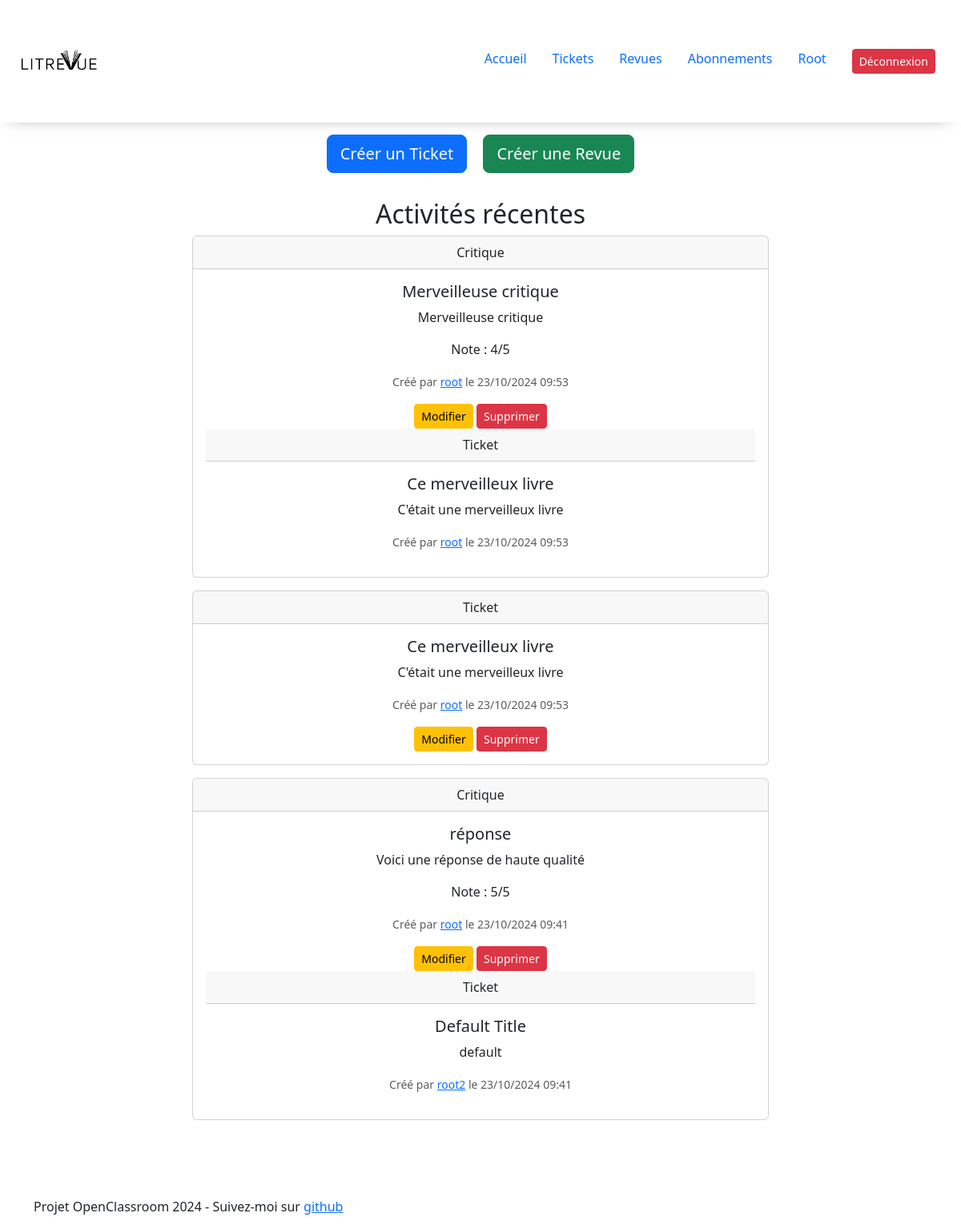
Screenshot of / (signed in) with the database file from the repository.
### users/models.py (models this page shows, shortened)
class CustomUser(modelsAuth.AbstractUser):
    followed_users = models.ManyToManyField('self', through=UserFollows,  symmetrical=False, related_name='followers_set')

### website/models.py (models this page shows, shortened)
class Review(models.Model):
    ticket = models.ForeignKey(to=Ticket, on_delete=models.CASCADE)
    rating = models.PositiveSmallIntegerField(
        validators=[MinValueValidator(0), MaxValueValidator(5)],
    )
    headline = models.CharField(max_length=128)
    body = models.TextField(max_length=8192, blank=True)
    user = models.ForeignKey(
        to=settings.AUTH_USER_MODEL, on_delete=models.CASCADE
    )
    time_created = models.DateTimeField(auto_now_add=True)

class Ticket(models.Model):
    book = models.CharField(max_length=128,default='Default Title')
    description = models.TextField(max_length=2048, blank=True)
    user = models.ForeignKey(settings.AUTH_USER_MODEL, on_delete=models.CASCADE)
    image = models.ImageField(upload_to='tickets/', null=True, blank=True)
    time_created = models.DateTimeField(auto_now_add=True)

### website/views.py (the view)
# urls.py: path('', HomeView.as_view(), name='home'),
class HomeView(TemplateView):
    template_name = 'website/home.html'
    def get_context_data(self, **kwargs):
        context = super().get_context_data(**kwargs)
        context['register_form'] = RegisterForm()
        context['login_form'] = AuthenticationForm()
        user = self.request.user
        if user.is_authenticated:
            reviews = Review.objects.filter(
                Q(user__in=user.followed_users.all()) |
                Q(user=user) |
                Q(ticket__user=user)
                )
            tickets = Ticket.objects.filter(
                Q(user__in=user.followed_users.all()) | Q(user=user)
                )
            combined_list = sorted(
                chain(tickets, reviews),
                key=attrgetter('time_created'),
                reverse=True
            )
            context['combined_feed'] = combined_list[:10]
            context['user'] = user
        return context

### website/templates/website/home.html (shortened to what this page needs)
{% extends 'website/base.html' %}
{% load static %}
{% block content %}
{% if user.is_authenticated %}
    <div class="main_content container mt-5">
        <div class="row justify-content-center">
            <div class="col-lg-8">
                <div class="text-center mb-4">
                    <a href="{% url 'website:create_ticket' %}" class="btn btn-primary btn-lg m-2">
                        Créer un Ticket
                    </a>
                    <a href="{% url 'website:create_review' %}" class="btn btn-success btn-lg m-2">
                        Créer une Revue
                    </a>
                </div>
                <div class="text-center">
                    <h2>Activités récentes</h2>
                    {% for item in combined_feed %}
                        {% include 'website/_feedItem.html' with item=item %}
                    {% empty %}
                        <p>Aucune activité récente.</p>
                    {% endfor %}
                </div>
            </div>
        </div>
    </div>
{% endif %}
{% endblock content %}

### website/templates/website/base.html (shortened to what this page needs)
{%load static %}
<!DOCTYPE html>
<html lang="en">
    <head>
        <link rel="stylesheet" href="{% static 'website/navbar.css' %}" />
        <link rel="stylesheet" href="{% static 'website/home.css' %}" />
        <link href="https://cdn.jsdelivr.net/npm/bootstrap@5.3.2/dist/css/bootstrap.min.css" rel="stylesheet">
    </head>
    <body>
        <header class="header">
            <div class="container navbar">
                <a href="{% url 'website:home' %}" class="logo">
                    <img class="logo" src="{% static 'website/Logo_LitRevue.png' %}" alt="LitRevue Logo">
                </a>
               	<nav class="nav">
	            	<a href="{% url 'website:home' %}"> Accueil</a>
	                {% if request.user.is_authenticated %}
	    	              	<a href="{% url 'website:ticket_list' %}"> Tickets </a>
	    	              	<a href="{% url 'website:review_list' %}"> Revues </a>
                              <a href="{% url 'website:followed_users' %}"> Abonnements </a>
		                	<a href="#"> {{request.user | title}}</a>
	    	                <form class="logout" method="post" action="{% url 'users:logout' %}" class="logout-form">
                                <button type="submit" class="btn btn-danger btn-sm">
                                     Déconnexion
                                </button>
                            </form>
	                {% else %}
							<a class="btn btn-outline">Login</a>
                            <a href="{% url 'users:register' %}" class="btn btn-primary">Join Now</a>
	                {% endif %}
	              </nav>
            </div>
        </header>
        <main>
            <div class="container">
             {%block content %}
             {%endblock content%}
            </div>
        </main>
        <footer class="footer">
            <div class="container">
				<p>Projet OpenClassroom 2024 - Suivez-moi sur <a href="https://github.com/Zeatop"> github </a></p>
            </div>
        </footer>
    </body>
</html>

### website/templates/website/_feedItem.html (shortened to what this page needs)
<div class="card mb-3">
    {% if item.book %}
        <div class="card-header">Ticket</div>
        <div class="card-body">
            <h5 class="card-title">{{ item.book }}</h5>
            <p class="card-text">{{ item.description|truncatewords:30 }}</p>
            <p class="card-text"><small class="text-muted">Créé par <a href="http://localhost:8000/user/{{ item.user }}">{{ item.user }}</a> le {{ item.time_created|date:"d/m/Y H:i" }}</small></p>
            {% if user.is_authenticated and user == item.user %}
                <a href="{% url 'website:edit_ticket' item.pk %}" class="btn btn-sm btn-warning">Modifier</a>
                <a href="{% url 'website:delete_ticket' item.pk %}" class="btn btn-sm btn-danger">Supprimer</a>
            {% endif %}
        </div>
    {% elif item.headline %}
        <div class="card-header">Critique</div>
        <div class="card-body">
            <h5 class="card-title">{{ item.headline }}</h5>
            <p class="card-text">{{ item.body|truncatewords:30 }}</p>
            <p class="card-text">Note : {{ item.rating }}/5</p>
            <p class="card-text"><small class="text-muted">Créé par <a href="http://localhost:8000/user/{{ item.user }}">{{ item.user }}</a> le {{ item.time_created|date:"d/m/Y H:i" }}</small></p>
            {% if user.is_authenticated and user == item.user %}
                    <a href="{% url 'website:edit_review' item.pk %}" class="btn btn-sm btn-warning">Modifier</a>
                    <a href="{% url 'website:delete_review' item.pk %}" class="btn btn-sm btn-danger">Supprimer</a>
            {% endif %}
            <div class="card-header">Ticket</div>
            <div class="card-body">
                <h5 class="card-title">{{ item.ticket.book }}</h5>
                <p class="card-text">{{ item.ticket.description|truncatewords:30 }}</p>
                <p class="card-text"><small class="text-muted">Créé par <a href="http://http://localhost:8000/user/{{ item.ticket.user }}">{{ item.ticket.user }}</a> le {{ item.time_created|date:"d/m/Y H:i" }}</small></p>
            </div>
        </div>
    {% endif %}
</div>

### website/static/website/navbar.css (style rules this page uses)
footer { margin-top: 5rem }
.navbar { display: flex; justify-content: space-between; align-content: center; box-shadow: -2px 5px 20px -15px rgba(0,0,0,0.74); min-width: 100%; position: fixed !important; padding-bottom: 2rem !important; height: 10%; padding-top: 2rem !important; margin-top: -3rem; z-index: 2; background-color: white; }
.logo { max-width: 35%; }
.logout { padding-left: 1rem; }
.nav a { padding-left: 1rem; padding-right: 1rem; text-decoration: none; }
.nav { padding-right: 2rem }
.main_content { padding-top: 10%; position: relative; z-index: 1; top: 0; }

### rows the page displays
CustomUser: user "Root"
Review: headline "Merveilleuse critique", body "Merveilleuse critique", rating "4", user "root", time_created "23/10/2024 09:53", shows "Modifier", ticket.book "Ce merveilleux livre", ticket.description "C'était une merveilleux livre", ticket.user "root"
Ticket: book "Ce merveilleux livre", description "C'était une merveilleux livre", user "root", time_created "23/10/2024 09:53", shows "Modifier"
Review: headline "réponse", body "Voici une réponse de haute qualité", rating "5", user "root", time_created "23/10/2024 09:41", shows "Modifier", ticket.book "Default Title", ticket.description "default", ticket.user "root2"
